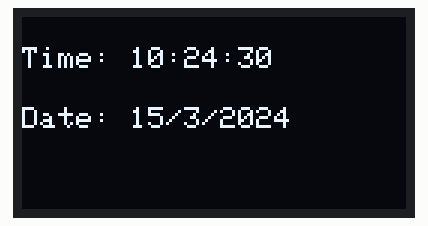
Simulated run of this sketch. Board: Arduino Uno, built with avr-gcc and run on an emulated ATmega328P. Parts: 128×64 one-colour display. The local clock reads 2024-03-15 10:24:30 at power-on unless the sketch sets it.

Above: at 0.1 s.
At 4.2 s:
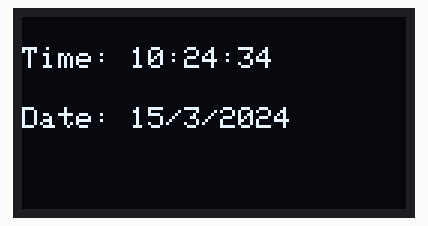
At 7.3 s:
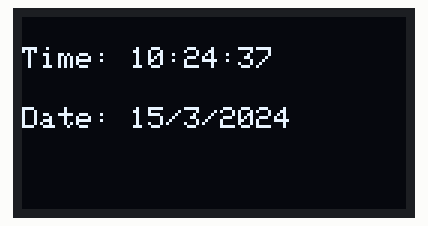
At 18.7 s:
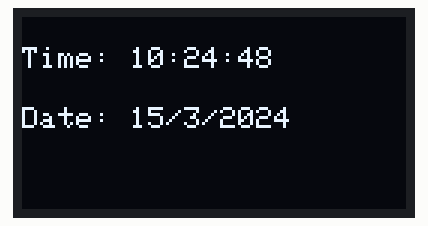
At 29.0 s:
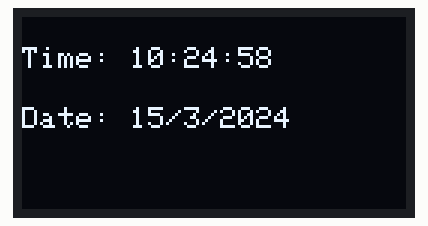
At 38.3 s:
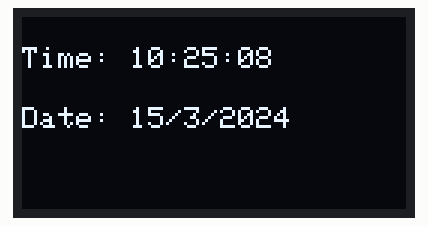

Measured:
- what the display in image 1 shows lasts 1.0 s, from 4.2 s to 5.2 s

The sketch:

RTC.ino
```cpp
// Required libraries
#include <Wire.h>
#include <Adafruit_GFX.h>
#include <Adafruit_SSD1306.h>
#include <RTClib.h>

#define SCREEN_WIDTH 128
#define SCREEN_HEIGHT 64
Adafruit_SSD1306 display(SCREEN_WIDTH, SCREEN_HEIGHT, &Wire, -1);
RTC_DS3231 rtc;

void setup() {
  display.begin(SSD1306_SWITCHCAPVCC, 0x3C);
  rtc.begin();

  // Line used to adjust the time
  // rtc.adjust(DateTime(F(__DATE__), F(__TIME__)));

  display.clearDisplay();
  display.setTextSize(1);
  display.setTextColor(SSD1306_WHITE);
}

void loop() {
  DateTime now = rtc.now();

  //Display time
  display.clearDisplay();
  display.setCursor(0, 10);
  display.print("Time: ");
  display.print(now.hour());
  display.print(":");
  if (now.minute() < 10) display.print("0");
  display.print(now.minute());
  display.print(":");
  if (now.second() < 10) display.print("0");
  display.print(now.second());

  // Display date
  display.setCursor(0, 30);
  display.print("Date: ");
  display.print(now.day());
  display.print("/");
  display.print(now.month());
  display.print("/");
  display.print(now.year());

  display.display();
  delay(1000);
}
```
